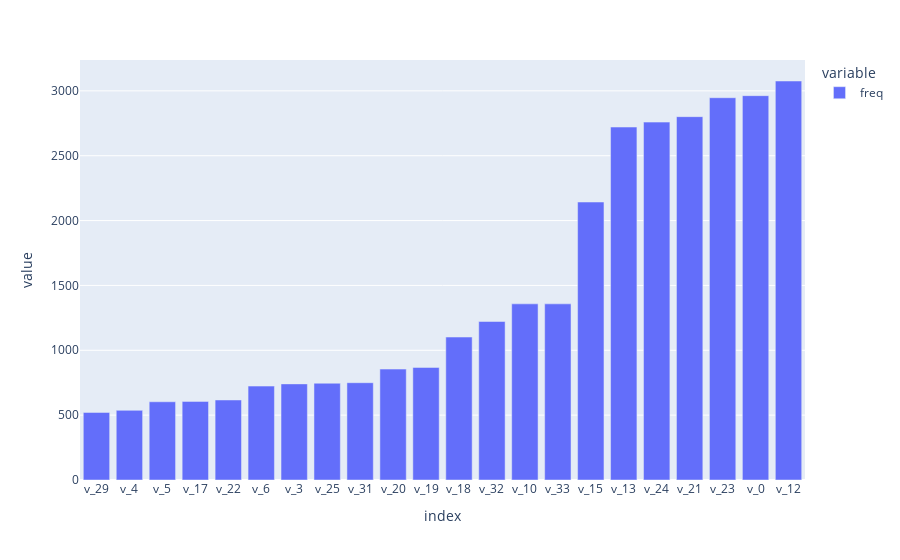

This figure's notebook cell:
### Code cell
N = category_data.shape[0]
fig= category_data.describe().loc['freq',:].sort_values().plot(kind='bar')
# fig = plt.axhline(y = 0.60*N, color = 'r', linestyle = '--', label = "50%")
# fig = plt.axhline(y = 0.75*N, color = 'g', linestyle = '--', label = "75%")
# fig = plt.axhline(y = 0.25*N, color = 'y', linestyle = '--', label = "25%")
# fig = plt.axhline(y = 0.15*N, color = 'black', linestyle = '--', label = "15%")
# fig = plt.legend()
fig

### Figure 1 — Plotly figure (JSON) as saved in the notebook; plotly's stock layout.template omitted (floating-point values rounded to 4 significant figures)
{"data": [{"alignmentgroup": "True", "hovertemplate": "variable=freq<br>index=%{x}<br>value=%{y}<extra></extra>", "legendgroup": "freq", "marker": {"color": "#636efa", "pattern": {"shape": ""}}, "name": "freq", "offsetgroup": "freq", "orientation": "v", "showlegend": true, "textposition": "auto", "type": "bar", "x": ["v_29", "v_4", "v_5", "v_17", "v_22", "v_6", "v_3", "v_25", "v_31", "v_20", "v_19", "v_18", "v_32", "v_10", "v_33", "v_15", "v_13", "v_24", "v_21", "v_23", "v_0", "v_12"], "xaxis": "x", "y": [521, 537, 603, 606, 617, 724, 741, 746, 750, 855, 868, 1102, 1222, 1358, 1358, 2143, 2721, 2759, 2801, 2947, 2963, 3076], "yaxis": "y"}], "layout": {"autosize": true, "barmode": "relative", "legend": {"title": {"text": "variable"}, "tracegroupgap": 0}, "margin": {"t": 60}, "xaxis": {"anchor": "y", "autorange": true, "domain": [0, 1], "range": [-0.5, 21.5], "title": {"text": "index"}, "type": "category"}, "yaxis": {"anchor": "x", "autorange": true, "domain": [0, 1], "range": [0, 3238.0], "title": {"text": "value"}, "type": "linear"}}}
